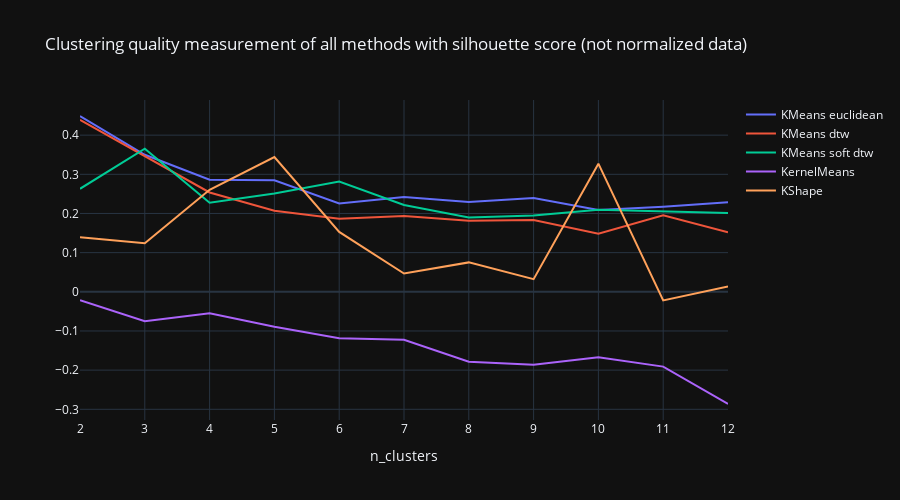

Source (notebook cell):
### Markdown cell above
Plot the results for not normalized data:

### Code cell
df = pd.read_csv("./dash_app/datasets/method_quality.csv", sep=";", index_col="n_clusters")

fig = go.Figure()
plot_title = "Clustering quality measurement of all methods with silhouette score (not normalized data)"
# Loop dataframe columns and plot columns to the figure
for i in range(0, len(df.columns)):
    col_name = df.columns.values[i]
    fig.add_trace(go.Scatter(x=df.index, y=df[col_name], mode='lines', name=col_name))
fig.update_xaxes(title_text="n_clusters", dtick=[2,len(df.index)+1])
fig.update_layout(xaxis_rangeslider_visible=False)
fig.update_layout(title_text=plot_title, template="plotly_dark", height=500)
fig.show()

### Figure 1 — Plotly figure (JSON) as saved in the notebook; plotly's stock layout.template omitted (floating-point values rounded to 4 significant figures)
{"data": [{"mode": "lines", "name": "KMeans euclidean", "type": "scatter", "x": [2, 3, 4, 5, 6, 7, 8, 9, 10, 11, 12], "y": [0.4489, 0.35, 0.2864, 0.2846, 0.2257, 0.2422, 0.2295, 0.2396, 0.2092, 0.2172, 0.2286]}, {"mode": "lines", "name": "KMeans dtw", "type": "scatter", "x": [2, 3, 4, 5, 6, 7, 8, 9, 10, 11, 12], "y": [0.4391, 0.3458, 0.2537, 0.207, 0.1868, 0.1937, 0.1812, 0.1831, 0.1483, 0.1956, 0.1519]}, {"mode": "lines", "name": "KMeans soft dtw", "type": "scatter", "x": [2, 3, 4, 5, 6, 7, 8, 9, 10, 11, 12], "y": [0.263, 0.3653, 0.2273, 0.2511, 0.2816, 0.2217, 0.1897, 0.195, 0.2093, 0.2053, 0.2014]}, {"mode": "lines", "name": "KernelMeans", "type": "scatter", "x": [2, 3, 4, 5, 6, 7, 8, 9, 10, 11, 12], "y": [-0.02136, -0.0753, -0.05487, -0.08943, -0.1184, -0.1223, -0.1787, -0.1864, -0.1674, -0.191, -0.2864]}, {"mode": "lines", "name": "KShape", "type": "scatter", "x": [2, 3, 4, 5, 6, 7, 8, 9, 10, 11, 12], "y": [0.1393, 0.1242, 0.2605, 0.3441, 0.1531, 0.04661, 0.07512, 0.03229, 0.3271, -0.02191, 0.01347]}], "layout": {"height": 500, "title": {"text": "Clustering quality measurement of all methods with silhouette score (not normalized data)"}, "xaxis": {"dtick": [2, 12], "rangeslider": {"visible": false}, "title": {"text": "n_clusters"}}}}
